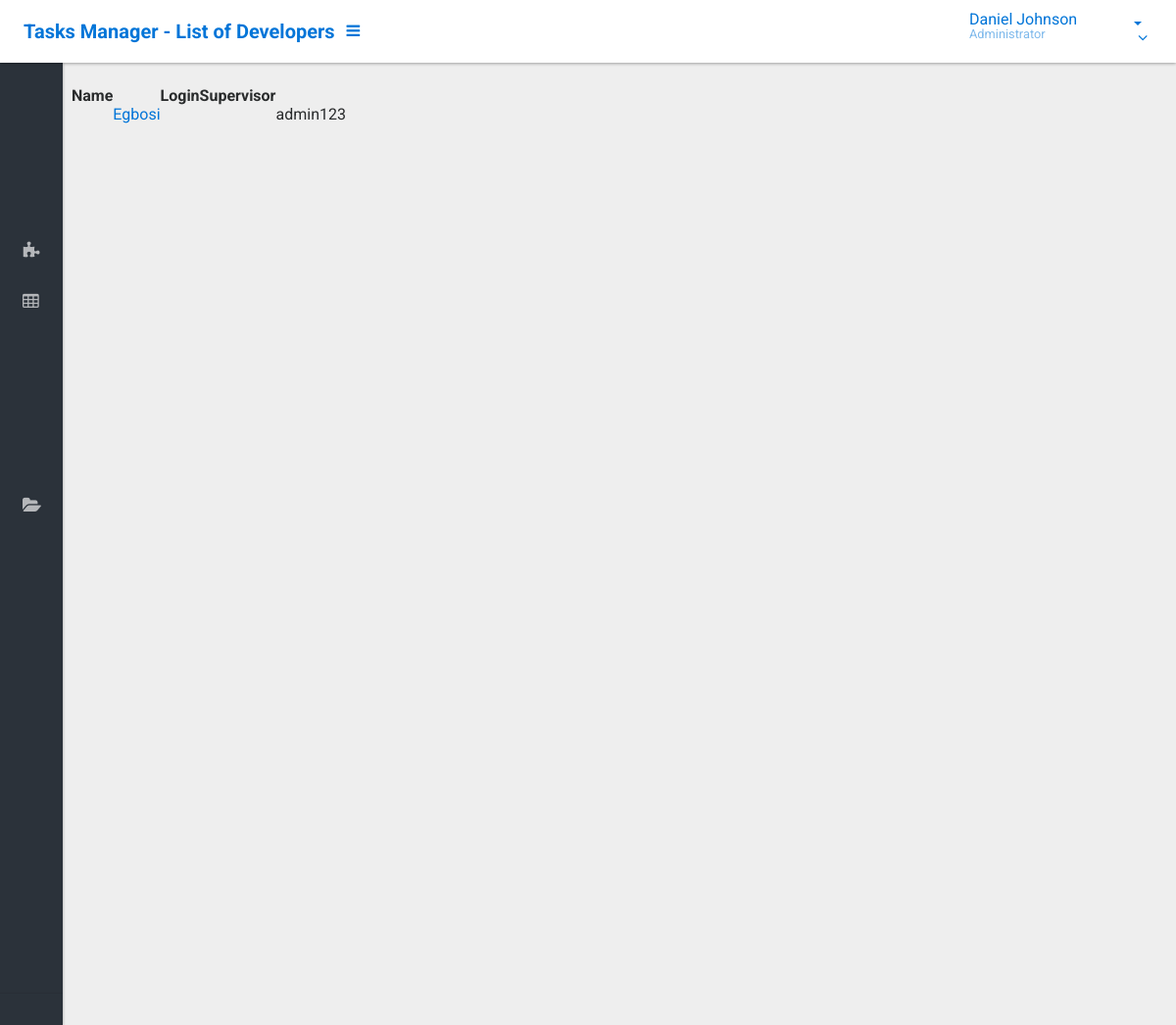
Page /developer-list on the earlier database version.
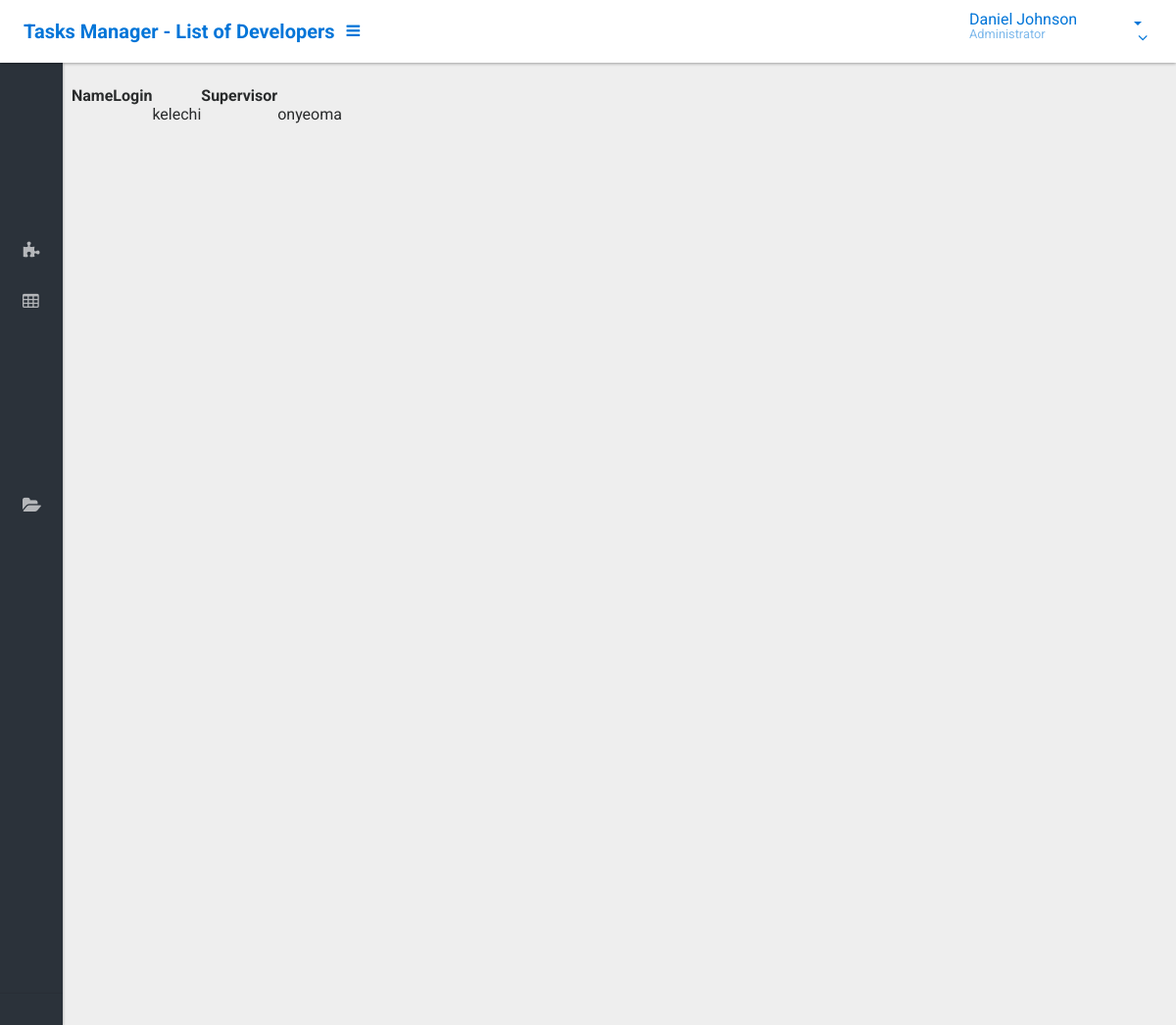
Same page on the later database version.
### Tasksmanager/models.py (models this page shows)
class UserProfile(models.Model):
    user_auth = models.OneToOneField(User, primary_key=True,on_delete=models.CASCADE)
    name = models.CharField(max_length=50, verbose_name="Name")
    login = models.CharField(max_length=25, verbose_name="Username")
    password = models.CharField(max_length=100, verbose_name="Password")
    phone = models.CharField(max_length=20, verbose_name="Phone Number", null=True, default=None, blank=True)
    born_date = models.DateField(verbose_name="Born Date", null=True, default=None, blank=True)
    last_connection = models.DateTimeField(verbose_name="Date Of Last Connection", null=True, default=None, blank=True)
    email = models.EmailField(verbose_name="Email")
    years_seniority = models.IntegerField(verbose_name="Seniority", default=0)
    date_created = models.DateTimeField(verbose_name="Date Of birthday", auto_now_add=True)
    def __str__(self):
        return self.user_auth.username

class Developer(UserProfile):
    supervisor = models.ForeignKey(Supervisor, verbose_name="Supervisor")
    def __str__(self):
        return self.name

class UserProfile(models.Model):
    user_auth = models.OneToOneField(User, primary_key=True,on_delete=models.CASCADE)
    name = models.CharField(max_length=50, verbose_name="Name")
    login = models.CharField(max_length=25, verbose_name="Username")
    password = models.CharField(max_length=100, verbose_name="Password")
    phone = models.CharField(max_length=20, verbose_name="Phone Number", null=True, default=None, blank=True)
    born_date = models.DateField(verbose_name="Born Date", null=True, default=None, blank=True)
    last_connection = models.DateTimeField(verbose_name="Date Of Last Connection", null=True, default=None, blank=True)
    email = models.EmailField(verbose_name="Email")
    years_seniority = models.IntegerField(verbose_name="Seniority", default=0)
    date_created = models.DateTimeField(verbose_name="Date Of birthday", auto_now_add=True)
    def __str__(self):
        return self.user_auth.username

class Supervisor(UserProfile):
    specialization = models.CharField(max_length=50, verbose_name="Specialization")

### Tasksmanager/templates/en/public/developer_list.html (shortened to what this page needs)
{% extends 'base.html' %}
{% block h1 %} List of Developers{% endblock%}
{% block article_content %}
<table>
    <tr>
        <th>Name</th>
        <th></th>
        <th>Login</th>
        <th></th>
        <th>Supervisor</th>
    </tr>
    {% for dev in object_list %}
    <tr>
        <td></td>
        <td><a href="#">{{ dev }}</a></td>
        <td></td>
        <td>{{ dev.user_auth.last_name }}</td>
        <td></td>
        <td>{{ dev.supervisor }}</td>
    </tr>
   {% endfor %}
</table>
{% endblock %}

### Tasksmanager/templates/base.html (shortened to what this page needs)
{% load static %}
<html lang="en">
<head>
		<link type="text/css" rel="stylesheet" href="{% static 'assets/css/theme-default/bootstrap.css' %}" />
		<link type="text/css" rel="stylesheet" href="{% static 'assets/css/theme-default/materialadmin.css' %}" />
		<link type="text/css" rel="stylesheet" href="{% static 'assets/css/theme-default/font-awesome.min.css' %}" />
		<link type="text/css" rel="stylesheet" href="{% static 'assets/css/theme-default/material-design-iconic-font.min.css' %}" />
		<link type="text/css" rel="stylesheet" href="{% static 'assets/css/theme-default/libs/rickshaw/rickshaw.css' %}" />
		<link type="text/css" rel="stylesheet" href="{% static 'assets/css/theme-default/libs/morris/morris.core.css' %}" />
	    <link rel="stylesheet" href="{% static 'mdb/css/font-awesome.min.css' %}">
    <link href="{% static 'mdb/css/bootstrap.min.css' %}" rel="stylesheet">
    <link href="{% static 'mdb/css/mdb.css' %}" rel="stylesheet">
    <link href="{% static 'mdb/css/style.css' %}" rel="stylesheet">
    <link rel="stylesheet" href="{% static 'mdb/css/customizer.min.css' %}">
</head>
	<body class="menubar-hoverable header-fixed ">
		<header id="header" >
			<div class="headerbar">
				<div class="headerbar-left">
					<ul class="header-nav header-nav-options">
						<li class="header-nav-brand" >
							<div class="brand-holder">
								<a href="../../html/dashboards/dashboard.html">
									<span class="text-lg text-bold text-primary">Tasks Manager  - {% block h1 %} {% endblock%}  </span>
								</a>
							</div>
						</li>
						<li>
							<a class="btn-small btn-icon-toggle menubar-toggle" data-toggle="menubar" href="javascript:void(0);">
								<i class="fa fa-bars"></i>
							</a>
						</li>
					</ul>
				</div>
				<div class="headerbar-right">
					<ul class="header-nav header-nav-profile">
						<li class="dropdown">
							<a href="javascript:void(0);" class="dropdown-toggle ink-reaction" data-toggle="dropdown">
								<span class="profile-info">
									Daniel Johnson
									<small>Administrator</small>
								</span>
							</a>
						</li>
					</ul>
				</div>
			</div>
		</header>
		<div id="base">
			<div id="content">
				<section>
					<div class="section-body">
						<div class="row">
                    {% block article_content %}   {% endblock %}
						</div>
					</div>
				</section>
			</div>
			<div id="menubar" class="menubar-inverse ">
				<div class="menubar-scroll-panel">
					<ul id="main-menu" class="gui-controls">
						<li>
							<a href="/admin" class="active">
								<div class="gui-icon"><i class="md md-home"></i></div>
							</a>
						</li>
						<li class="gui-folder">
							<a>
								<div class="gui-icon"><i class="md md-email"></i></div>
							</a>
						</li>
						<li>
							<a href="#" >
								<div class="gui-icon"><i class="md md-web"></i></div>
							</a>
						</li>
						<li class="gui-folder">
							<a>
								<div class="gui-icon"><i class="fa fa-puzzle-piece fa-fw"></i></div>
							</a>
						</li>
						<li class="gui-folder">
							<a>
								<div class="gui-icon"><i class="fa fa-table"></i></div>
							</a>
						</li>
						<li class="gui-folder">
							<a>
								<div class="gui-icon"><span class="glyphicon glyphicon-list-alt"></span></div>
							</a>
						</li>
						<li class="gui-folder">
							<a>
								<div class="gui-icon"><i class="md md-computer"></i></div>
							</a>
						</li>
						<li>
							<a href="../../html/charts/charts.html" >
								<div class="gui-icon"><i class="md md-assessment"></i></div>
							</a>
						</li>
						<li class="gui-folder">
							<a>
								<div class="gui-icon"><i class="fa fa-folder-open fa-fw"></i></div>
							</a>
						</li>
					</ul>
					<div class="menubar-foot-panel">
					</div>
				</div>
			</div>
</body>
</html>

Differences in the rows shown:
removed Developer: name "Egbosi", supervisor "admin123"
added Developer: user_auth.last_name "kelechi", supervisor "onyeoma"
